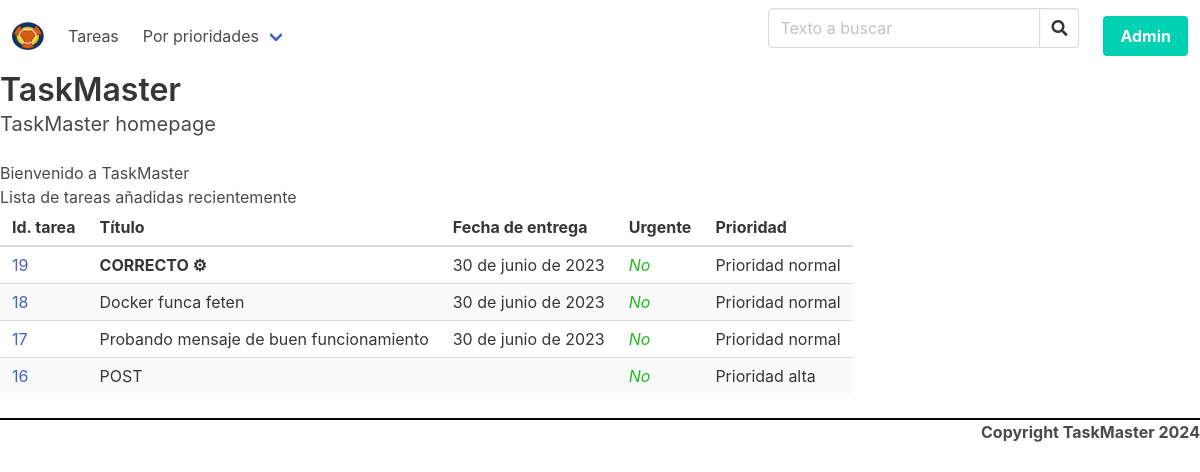
The page / on the database its author committed.
### tasks/models.py (models this page shows, shortened)
class Task(models.Model):
    class Meta:
        verbose_name = "Tarea"
        verbose_name_plural = "Tareas"
    title = models.CharField(
        verbose_name="título",
        max_length=250,
        unique=True,
    )
    subject = models.ForeignKey(
        Subject,
        verbose_name="Asignatura",
        on_delete=models.PROTECT,
        related_name="tasks",
        default=1,
    )
    due_date = models.DateField(
        "Fecha de entrega",
        null=True,
        blank=True,
        default=None,
        validators=[
            date_in_future,
        ],
    )
    urgent = models.BooleanField(
        "Urgente",
        default=False,
    )
    priority = models.CharField(
        "Prioridad",
        max_length=1,
        choices=PRIORITIES,
        default="N",
    )
    created = models.DateTimeField(auto_now_add=True)
    updated = models.DateTimeField(auto_now=True)

### tasks/views.py (the view)
# urls.py: path("", views.homepage, name="homepage"),
def homepage(request):
    tasks = Task.objects.all().order_by("-created")[0:4]
    return render(
        request,
        "tasks/homepage.html",
        {
            "title": "TaskMaster homepage",
            "tasks": tasks,
        },
    )

### tasks/templates/tasks/homepage.html
{% extends 'tasks/base.html' %}
{% block content %}
<h2>Bienvenido a TaskMaster</h2>
<h3>Lista de tareas añadidas recientemente</h3>
{% include 'tasks/task_table.html' %}
{% endblock content %}

### tasks/templates/tasks/task_table.html
<table class="table is-striped is-hoverable">
    <thead>
        <tr>
            <th>Id. tarea</th>
            <th>Título</th>
            <th>Fecha de entrega</th>
            <th>Urgente</th>
            <th>Prioridad</th>
        </tr>
    </thead>
    <tbody>
        {% for task in tasks %}
        <tr>
            <td>
                <a href="{% url 'edit_task' pk=task.pk %}" role="botton" class="buttom is-primary">
                    {{ task.id }}
                </a>
            </td>
            <td>
                {% if forloop.first %}
                <b> {{ task.title|capfirst|add:" ⚙" }} </b>
                {% else %}
                {{ task.title }}
                {% endif %}
            </td>
            <td>
                {% if task.due_date %}
                {{ task.due_date }}
                {% endif %}
            </td>
            <td>
                {% if task.urgent %}
                <b class="urgente"> Si </b>
                {% else %}
                <i class="no-urgente"> No </i>
                {% endif %}
            </td>
            <td>
                {{ task.get_priority_display }}
            </td>
        </tr>
        {% endfor %}
    </tbody>
</table>

### tasks/static/tasks/css/custom.css (style rules this page uses)
.no-urgente { font-style: italic; color: rgb(32, 188, 32); }

### rows shown on the page
Task: id "19", title|add "CORRECTO ⚙", due_date "30 de junio de 2023", urgent "No", priority "Prioridad normal"
Task: id "18", title "Docker funca feten", due_date "30 de junio de 2023", urgent "No", priority "Prioridad normal"
Task: id "17", title "Probando mensaje de buen funcionamiento", due_date "30 de junio de 2023", urgent "No", priority "Prioridad normal"
Task: id "16", title "POST", urgent "No", priority "Prioridad alta"

### other values the page prints
{{ title }} "TaskMaster homepage"
